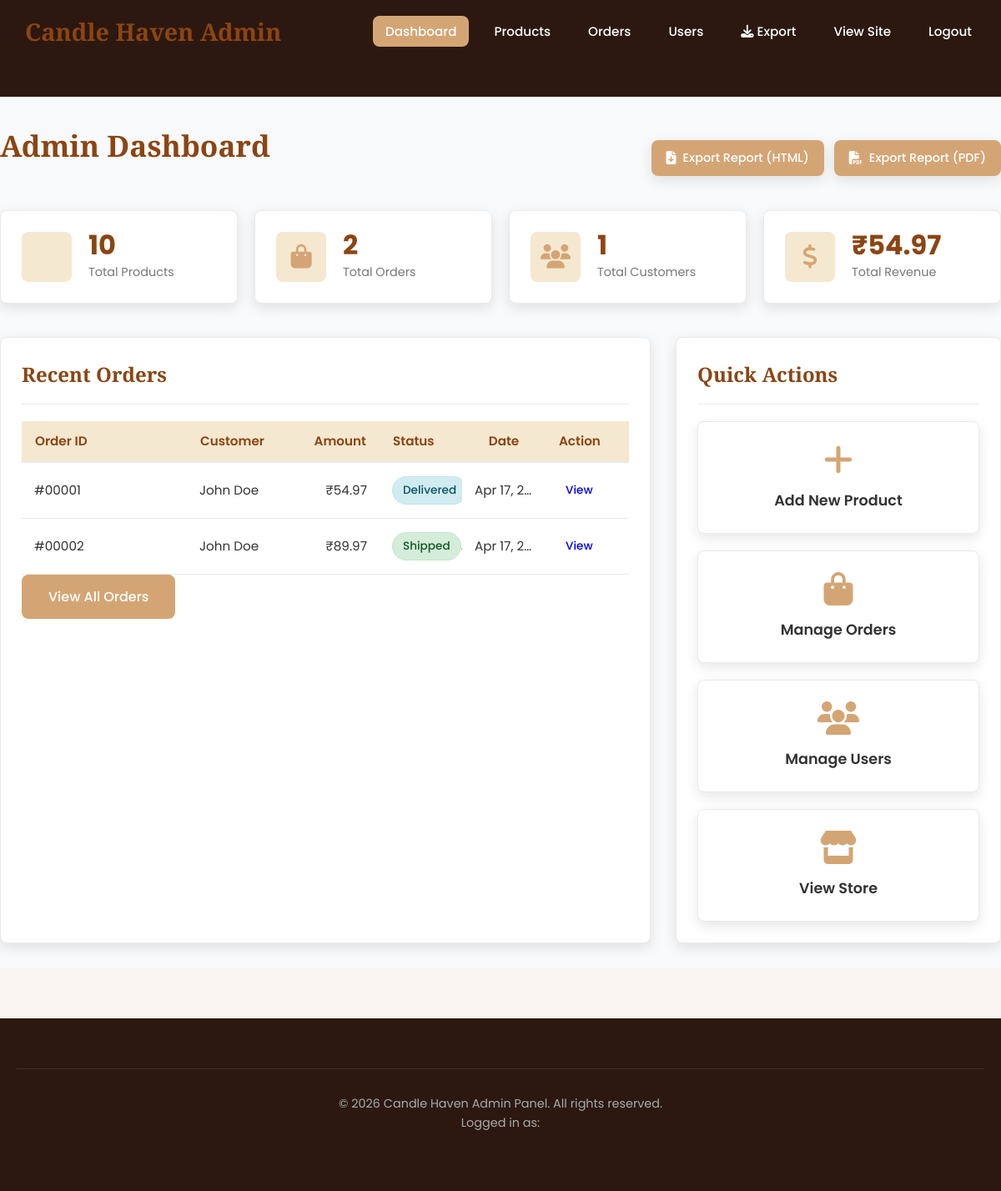
The page /admin/index.php (signed in) on the database its author committed.
### tables this page shows
CREATE TABLE orders (
    id INT PRIMARY KEY AUTO_INCREMENT,
    order_number VARCHAR(20) UNIQUE NOT NULL,
    user_id INT,
    total_amount DECIMAL(10,2) NOT NULL,
    subtotal_amount DECIMAL(10,2) NOT NULL,
    tax_amount DECIMAL(10,2) DEFAULT 0.00,
    shipping_amount DECIMAL(10,2) DEFAULT 0.00,
    discount_amount DECIMAL(10,2) DEFAULT 0.00,
    shipping_address TEXT NOT NULL,
    billing_address TEXT,
    city VARCHAR(100),
    state VARCHAR(50),
    zip_code VARCHAR(20),
    country VARCHAR(50) DEFAULT 'India',
    phone VARCHAR(20),
    email VARCHAR(100),
    payment_method VARCHAR(50),
    payment_status ENUM('pending', 'paid', 'failed', 'refunded') DEFAULT 'pending',
    status ENUM('pending', 'processing', 'shipped', 'delivered', 'cancelled', 'refunded') DEFAULT 'pending',
    tracking_number VARCHAR(100),
    shipping_method VARCHAR(50),
    notes TEXT,
    created_at TIMESTAMP DEFAULT CURRENT_TIMESTAMP,
    updated_at TIMESTAMP DEFAULT CURRENT_TIMESTAMP ON UPDATE CURRENT_TIMESTAMP,
    FOREIGN KEY (user_id) REFERENCES users(id) ON DELETE SET NULL,
    INDEX idx_user_id (user_id),
    INDEX idx_order_number (order_number),
    INDEX idx_status (status),
    INDEX idx_created_at (created_at)
);

CREATE TABLE users (
    id INT PRIMARY KEY AUTO_INCREMENT,
    username VARCHAR(50) UNIQUE NOT NULL,
    email VARCHAR(100) UNIQUE NOT NULL,
    password VARCHAR(255) NOT NULL,
    first_name VARCHAR(50),
    last_name VARCHAR(50),
    address TEXT,
    city VARCHAR(100),
    state VARCHAR(50),
    zip_code VARCHAR(20),
    phone VARCHAR(20),
    is_admin BOOLEAN DEFAULT FALSE,
    newsletter_subscribed BOOLEAN DEFAULT FALSE,
    created_at TIMESTAMP DEFAULT CURRENT_TIMESTAMP,
    updated_at TIMESTAMP DEFAULT CURRENT_TIMESTAMP ON UPDATE CURRENT_TIMESTAMP,
    INDEX idx_email (email),
    INDEX idx_username (username)
);

### includes/functions.php (called while the page is built, shortened)
<?php
function format_price($price) {
    $price = floatval($price);
    $symbol = defined('CURRENCY') ? CURRENCY : '$';
    return $symbol . number_format($price, 2);
}
function site_path($path) {
    $docRoot = realpath($_SERVER['DOCUMENT_ROOT'] ?? '') ?: '';
    $projRoot = realpath(__DIR__ . '/..') ?: '';
    $docRoot = str_replace('\\', '/', $docRoot);
    $projRoot = str_replace('\\', '/', $projRoot);
    $relative = '';
    if ($docRoot !== '' && strpos($projRoot, $docRoot) === 0) {
        $relative = substr($projRoot, strlen($docRoot));
    }
    $relative = '/' . trim($relative, '/') . '/';
    if ($relative === '//') $relative = '/';
    return $relative . ltrim($path, '/');
}
?>

### admin/index.php (the view, shortened to what this page needs)
<?php
require_once '../includes/config.php';
include 'includes/admin-header.php';
$sql = "SELECT COUNT(*) as total FROM products";
$result = mysqli_query($conn, $sql);
$total_products = mysqli_fetch_assoc($result)['total'];
$sql = "SELECT COUNT(*) as total FROM orders WHERE status != 'cancelled'";
$result = mysqli_query($conn, $sql);
$total_orders = mysqli_fetch_assoc($result)['total'];
$sql = "SELECT COUNT(*) as total FROM users WHERE is_admin = 0";
$result = mysqli_query($conn, $sql);
$total_customers = mysqli_fetch_assoc($result)['total'];
$sql = "SELECT SUM(total_amount) as total FROM orders WHERE status = 'delivered'";
$result = mysqli_query($conn, $sql);
$total_revenue = mysqli_fetch_assoc($result)['total'] ?: 0;
?>
<div class="admin-container">
    <div style="display: flex; justify-content: space-between; align-items: center; margin-bottom: 20px;">
        <h1>Admin Dashboard</h1>
        <div class="export-buttons">
            <a href="export-report.php?type=full&format=html" class="btn btn-export" target="_blank" title="Export as HTML">
                <i class="fas fa-file-download"></i> Export Report (HTML)
            </a>
            <a href="export-report.php?type=full&format=pdf" class="btn btn-export" title="Export as PDF">
                <i class="fas fa-file-pdf"></i> Export Report (PDF)
            </a>
        </div>
    </div>
    <div class="stats-grid">
        <div class="stat-card">
            <div class="stat-icon">
            </div>
            <div class="stat-info">
                <h3><?php echo $total_products; ?></h3>
                <p>Total Products</p>
            </div>
        </div>
        <div class="stat-card">
            <div class="stat-icon">
                <i class="fas fa-shopping-bag"></i>
            </div>
            <div class="stat-info">
                <h3><?php echo $total_orders; ?></h3>
                <p>Total Orders</p>
            </div>
        </div>
        <div class="stat-card">
            <div class="stat-icon">
                <i class="fas fa-users"></i>
            </div>
            <div class="stat-info">
                <h3><?php echo $total_customers; ?></h3>
                <p>Total Customers</p>
            </div>
        </div>
        <div class="stat-card">
            <div class="stat-icon">
                <i class="fas fa-dollar-sign"></i>
            </div>
            <div class="stat-info">
                <h3><?php echo format_price($total_revenue); ?></h3>
                <p>Total Revenue</p>
            </div>
        </div>
    </div>
    <div class="admin-sections">
        <div class="admin-section">
            <h2>Recent Orders</h2>
            <?php
            $sql = "SELECT o.*, u.first_name, u.last_name FROM orders o
                    LEFT JOIN users u ON o.user_id = u.id
                    ORDER BY o.created_at DESC LIMIT 5";
            $result = mysqli_query($conn, $sql);
            if(mysqli_num_rows($result) > 0):
            ?>
            <table class="admin-table">
                <thead>
                    <tr>
                        <th>Order ID</th>
                        <th>Customer</th>
                        <th>Amount</th>
                        <th>Status</th>
                        <th>Date</th>
                        <th>Action</th>
                    </tr>
                </thead>
                <tbody>
                    <?php while($order = mysqli_fetch_assoc($result)): ?>
                    <tr>
                        <td>#<?php echo str_pad($order['id'], 5, '0', STR_PAD_LEFT); ?></td>
                        <td><?php echo $order['first_name'] . ' ' . $order['last_name']; ?></td>
                        <td><?php echo format_price($order['total_amount']); ?></td>
                        <td><span class="status-badge status-<?php echo $order['status']; ?>"><?php echo ucfirst($order['status']); ?></span></td>
                        <td><?php echo date('M d, Y', strtotime($order['created_at'])); ?></td>
                        <td><a href="<?php echo site_path('admin/orders.php') . '?action=view&id=' . $order['id']; ?>" class="btn-small">View</a></td>
                    </tr>
                    <?php endwhile; ?>
                </tbody>
            </table>
            <?php else: ?>
                <p>No orders found.</p>
            <?php endif; ?>
            <a href="orders.php" class="btn">View All Orders</a>
        </div>
        <div class="admin-section">
            <h2>Quick Actions</h2>
            <div class="quick-actions">
                <a href="products.php?action=add" class="quick-action">
                    <i class="fas fa-plus"></i>
                    <span>Add New Product</span>
                </a>
                <a href="orders.php" class="quick-action">
                    <i class="fas fa-shopping-bag"></i>
                    <span>Manage Orders</span>
                </a>
                <a href="users.php" class="quick-action">
                    <i class="fas fa-users"></i>
                    <span>Manage Users</span>
                </a>
                <a href="../index.php" class="quick-action">
                    <i class="fas fa-store"></i>
                    <span>View Store</span>
                </a>
            </div>
        </div>
    </div>
</div>
<?php include 'includes/admin-footer.php'; ?>

### css/admin.css (style rules this page uses)
.admin-container { padding: 30px 0; min-height: calc(100vh - 150px); background-color: #f8f9fa; }
.admin-container h1 { margin-bottom: 30px; color: var(--secondary-color); font-family: 'Playfair Display', serif; font-size: 2.2rem; }
.admin-container h1 { text-align: center; }
.stats-grid { display: grid; grid-template-columns: repeat(auto-fit, minmax(250px, 1fr)); gap: 20px; margin-bottom: 40px; }
.stat-card { background-color: white; padding: 25px; border-radius: var(--border-radius); box-shadow: var(--shadow); display: flex; align-items: center; gap: 20px; border: 1px solid var(--border-color); transition: var(--transition); }
.stat-icon { width: 60px; height: 60px; background-color: var(--accent-color); border-radius: var(--border-radius); display: flex; align-items: center; justify-content: center; font-size: 1.8rem; color: var(--primary-color); flex-shrink: 0; }
.stat-info h3 { font-size: 2rem; color: var(--secondary-color); margin-bottom: 5px; line-height: 1; }
.stat-info p { color: var(--text-light); font-size: 0.9rem; margin: 0; }
.admin-table { width: 100%; border-collapse: collapse; font-size: 0.95rem; }
.admin-table { table-layout: fixed; }
.admin-table th, .admin-table td { white-space: nowrap; overflow: hidden; text-overflow: ellipsis; }
.admin-table th:nth-child(1), .admin-table td:nth-child(1) { width: 30%; }
.admin-table th:nth-child(2), .admin-table td:nth-child(2) { width: 20%; }
.admin-table th:nth-child(3), .admin-table td:nth-child(3) { width: 15%; text-align: right; }
.admin-table th:nth-child(4), .admin-table td:nth-child(4) { width: 15%; }
.admin-table th:nth-child(5), .admin-table td:nth-child(5) { width: 20%; text-align: center; }
.admin-table td .btn-small { min-width: 44px; padding: 6px 8px; display: inline-flex; align-items: center; justify-content: center; }
.admin-table th:nth-last-child(-n+2), .admin-table td:nth-last-child(-n+2) { width: 100px; }
.admin-table th { background-color: var(--accent-color); padding: 15px; text-align: left; font-weight: 600; color: var(--secondary-color); border-bottom: 2px solid var(--border-color); }
.admin-table td { padding: 15px; border-bottom: 1px solid var(--border-color); vertical-align: middle; }
.btn-small { padding: 6px 12px; font-size: 0.85rem; border-radius: 4px; text-decoration: none; border: none; cursor: pointer; transition: var(--transition); display: inline-flex; align-items: center; gap: 5px; font-weight: 500; border: 1px solid transparent; }
.status-badge { padding: 5px 12px; border-radius: 20px; font-size: 0.85rem; font-weight: 500; display: inline-block; text-transform: capitalize; }
.status-shipped { background-color: #d4edda; color: #155724; border: 1px solid #c3e6cb; }
.status-delivered { background-color: #d1ecf1; color: #0c5460; border: 1px solid #bee5eb; }
.quick-actions { display: grid; grid-template-columns: repeat(auto-fit, minmax(200px, 1fr)); gap: 20px; margin-top: 20px; }
.quick-action { background-color: white; padding: 25px; border-radius: var(--border-radius); box-shadow: var(--shadow); text-decoration: none; color: var(--text-color); transition: var(--transition); display: flex; flex-direction: column; align-items: center; text-align: center; border: 1px solid var(--border-color); }
.quick-action i { font-size: 2.5rem; color: var(--primary-color); margin-bottom: 15px; }
.quick-action span { font-weight: 600; font-size: 1.1rem; }
.admin-sections { display: grid; grid-template-columns: 2fr 1fr; gap: 30px; margin-top: 40px; }
.admin-section { background-color: white; padding: 25px; border-radius: var(--border-radius); box-shadow: var(--shadow); border: 1px solid var(--border-color); }
.admin-section h2 { margin-bottom: 20px; color: var(--secondary-color); font-family: 'Playfair Display', serif; font-size: 1.5rem; padding-bottom: 15px; border-bottom: 1px solid var(--border-color); }
.export-buttons { display: flex; gap: 12px; flex-wrap: wrap; }
.btn-export { padding: 10px 18px; font-size: 0.9rem; background-color: var(--primary-color); color: white; text-decoration: none; border-radius: var(--border-radius); border: none; cursor: pointer; transition: var(--transition); display: inline-flex; align-items: center; gap: 8px; font-weight: 500; box-shadow: var(--shadow); }
.btn-export i { font-size: 1rem; }

### rows shown on the page
orders: id "00001", user.first_name "John", user.last_name "Doe", total_amount "₹54.97", status "Deliver…", created_at "Apr 17, 2…"
orders: id "00002", user.first_name "John", user.last_name "Doe", total_amount "₹89.97", status "Shipp…", created_at "Apr 17, 2…"

### other values the page prints
SITE_NAME "Candle Haven"
$total_products "10"
$total_orders "2"
$total_customers "1"
format_price($total_revenue) "₹54.97"
